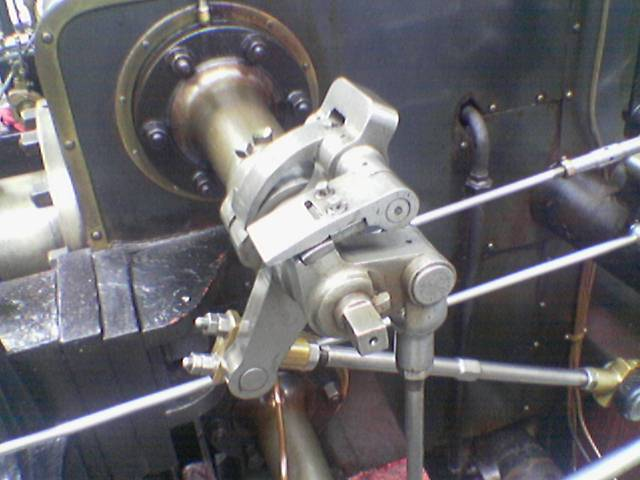
#> input picture Segmentation/Valve_original_(1).png, 640 x 480 px, found by its file name
$ jupyter execute Untitled1.ipynb
#> lines starting #> are read from the running program, lines starting #| are printed output that depends on the picture
[cell 1]
import matplotlib.pyplot as plt
import cv2
import numpy as np
import scipy

[cell 2]
image = plt.imread('/content/drive/MyDrive/AI_SGROUP/Machine_Learning/Segmentation/Valve_original_(1).png')
#> image is the input picture: shape (480, 640, 3) float32; mean R, G, B 0.417, 0.411, 0.427
plt.imshow(image)

[cell 3]
# gray = rgb2gray(image)
gray = cv2.cvtColor(image, cv2.COLOR_BGR2GRAY)
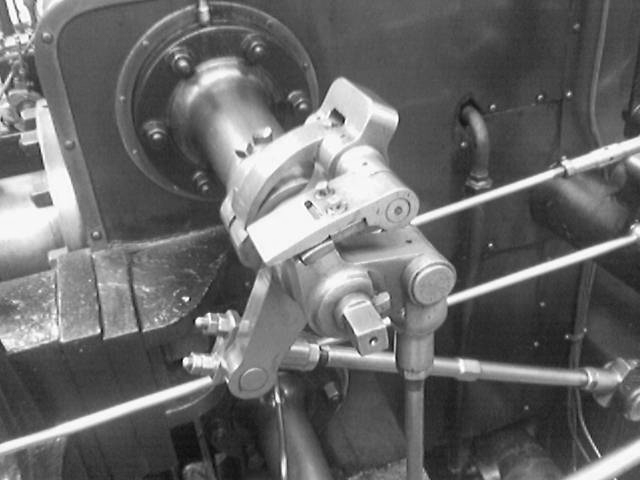
#> gray: shape (480, 640) float32; min 0.0122, max 1, mean 0.416
# defining the sobel filters
sobel_horizontal = np.array([np.array([1, 2, 1]), np.array([0, 0, 0]), np.array([-1, -2, -1])])
print(sobel_horizontal, 'is a kernel for detecting horizontal edges')

sobel_vertical = np.array([np.array([-1, 0, 1]), np.array([-2, 0, 2]), np.array([-1, 0, 1])])
print(sobel_vertical, 'is a kernel for detecting vertical edges')

[cell 4]
out_h = scipy.ndimage.convolve(gray, sobel_horizontal, mode='reflect')
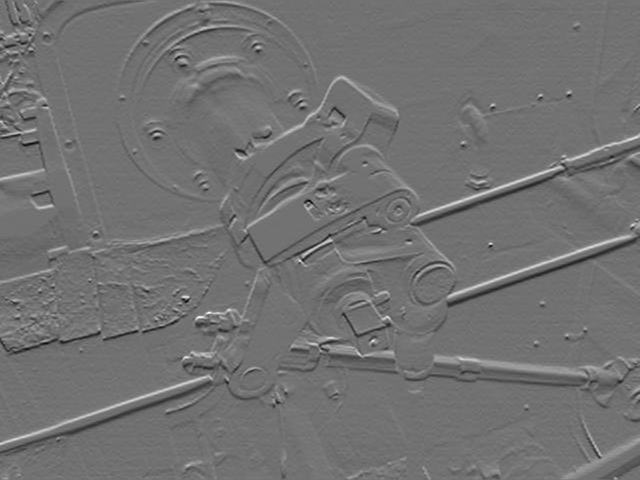
#> out_h: shape (480, 640) float32; min -2.05, max 2.53, mean -0.000431; drawn with min black and max white
out_v = scipy.ndimage.convolve(gray, sobel_vertical, mode='reflect')
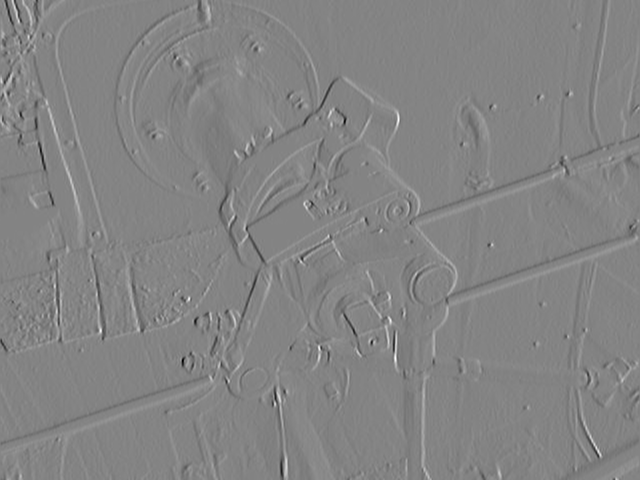
#> out_v: shape (480, 640) float32; min -3.44, max 3.21, mean 0.00205; drawn with min black and max white
